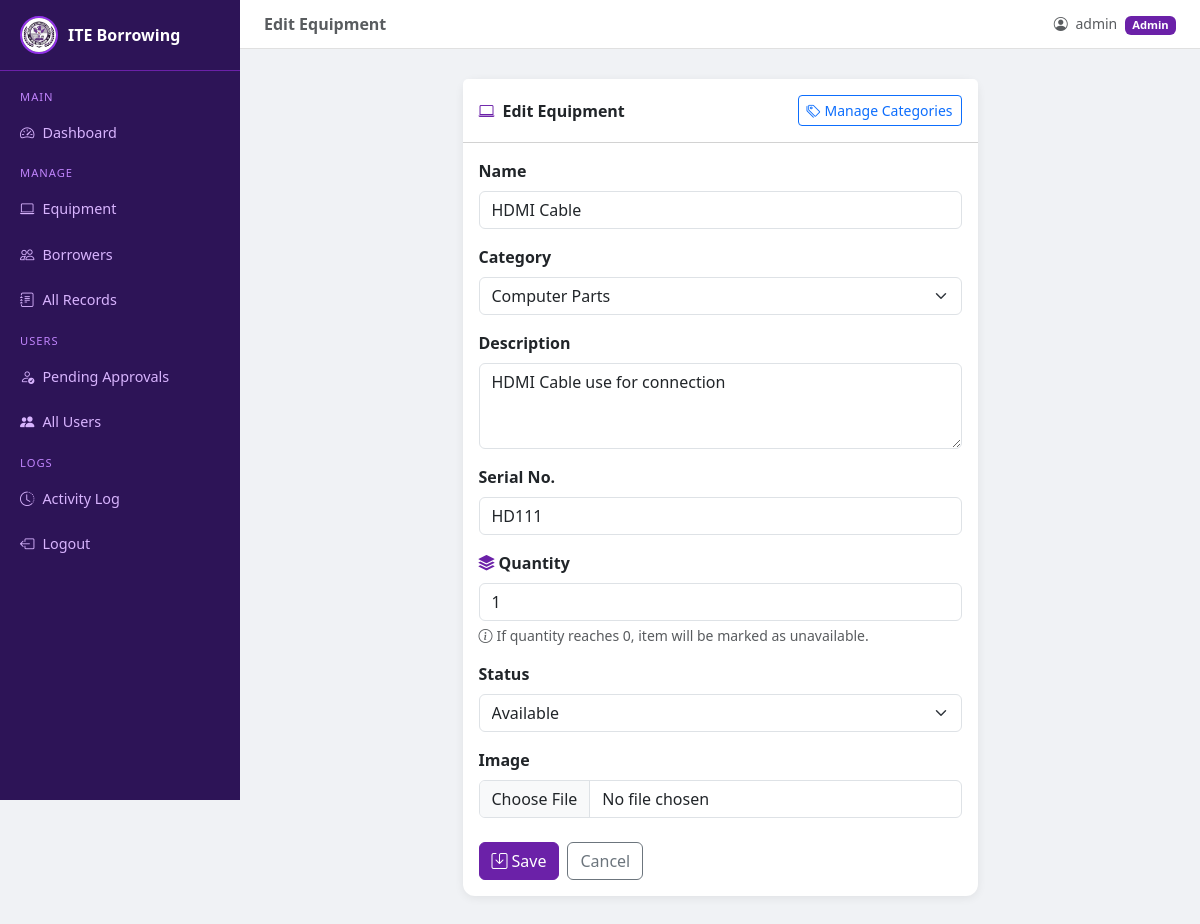
Screenshot of /system/equipment/2/edit/ (signed in) with the database file from the repository.
### borrowing/models.py (models this page shows, shortened)
class Equipment(models.Model):
    STATUS_CHOICES = [
        ('available',   'Available'),
        ('borrowed',    'Borrowed'),
        ('maintenance', 'Under Maintenance'),
    ]
    name        = models.CharField(max_length=100)
    category    = models.ForeignKey(Category, on_delete=models.SET_NULL, null=True, blank=True)
    description = models.TextField(blank=True)
    serial_no   = models.CharField(max_length=100, unique=True)
    quantity    = models.PositiveIntegerField(default=1)
    status      = models.CharField(max_length=20, choices=STATUS_CHOICES, default='available')
    image       = models.ImageField(upload_to='equipment/', blank=True, null=True)
    created_at  = models.DateTimeField(auto_now_add=True)
    class Meta:
        ordering = ['name']

### borrowing/views.py (the view, shortened to what this page needs)
# urls.py: path('equipment/<int:pk>/edit/',        views.equipment_edit,            name='equipment_edit'),
@login_required
def equipment_edit(request, pk):
    obj  = get_object_or_404(Equipment, pk=pk)
    form = EquipmentForm(request.POST or None, request.FILES or None, instance=obj)
    return render(request, 'borrowing/equipment_form.html', {'form': form, 'title': 'Edit Equipment'})

### borrowing/forms.py
class EquipmentForm(forms.ModelForm):
    class Meta:
        model   = Equipment
        fields  = ['name', 'category', 'description', 'serial_no', 'quantity', 'status', 'image']
        widgets = {
            'name'       : forms.TextInput(attrs={'class': 'form-control'}),
            'category'   : forms.Select(attrs={'class': 'form-select'}),
            'description': forms.Textarea(attrs={'class': 'form-control', 'rows': 3}),
            'serial_no'  : forms.TextInput(attrs={'class': 'form-control'}),
            'quantity'   : forms.NumberInput(attrs={'class': 'form-control', 'min': 0}),
            'status'     : forms.Select(attrs={'class': 'form-select'}),
            'image'      : forms.FileInput(attrs={'class': 'form-control'}),
        }

### borrowing/models.py (called while the page is built)
    def __str__(self):
        return self.name

### borrowing/templates/borrowing/equipment_form.html (shortened to what this page needs)
{% extends 'borrowing/base.html' %}
{% block page_title %}{{ title }}{% endblock %}
{% block content %}
<div class="row justify-content-center">
  <div class="col-md-7">
    <div class="card">
      <div class="card-header bg-white fw-bold py-3 d-flex justify-content-between align-items-center">
        <span><i class="bi bi-laptop me-2 text-primary"></i>{{ title }}</span>
        <a href="{% url 'category_list' %}" class="btn btn-sm btn-outline-primary"><i class="bi bi-tags me-1"></i>Manage Categories</a>
      </div>
      <div class="card-body">
        <form method="post" enctype="multipart/form-data">
          <div class="mb-3">
            <label class="form-label fw-semibold">Name</label>{{ form.name }}
          </div>
          <div class="mb-3">
            <label class="form-label fw-semibold">Category</label>{{ form.category }}
          </div>
          <div class="mb-3">
            <label class="form-label fw-semibold">Description</label>{{ form.description }}
          </div>
          <div class="mb-3">
            <label class="form-label fw-semibold">Serial No.</label>{{ form.serial_no }}
          </div>
          <div class="mb-3">
            <label class="form-label fw-semibold"><i class="bi bi-stack me-1 text-primary"></i>Quantity</label>
            {{ form.quantity }}
            <div class="text-muted small mt-1"><i class="bi bi-info-circle me-1"></i>If quantity reaches 0, item will be marked as unavailable.</div>
          </div>
          <div class="mb-3"><label class="form-label fw-semibold">Status</label>{{ form.status }}</div>
          <div class="mb-3"><label class="form-label fw-semibold">Image</label>{{ form.image }}</div>
          <div class="d-flex gap-2 mt-4">
            <button type="submit" class="btn btn-primary"><i class="bi bi-save me-1"></i>Save</button>
            <a href="{% url 'equipment_list' %}" class="btn btn-outline-secondary">Cancel</a>
          </div>
        </form>
      </div>
    </div>
  </div>
</div>
{% endblock %}

### borrowing/templates/borrowing/base.html (shortened to what this page needs)
{% load static %}
<!DOCTYPE html>
<html lang="en">
<head>
  <link href="https://cdn.jsdelivr.net/npm/bootstrap@5.3.0/dist/css/bootstrap.min.css" rel="stylesheet">
  <link href="https://cdn.jsdelivr.net/npm/bootstrap-icons@1.10.5/font/bootstrap-icons.css" rel="stylesheet">
</head>
<body>
<div class="sidebar" id="sidebar">
  <div class="brand">
    <img src="{% static 'img/logo.jpg' %}" alt="ITE Logo"
      style="width:38px;height:38px;border-radius:50%;object-fit:cover;border:2px solid #9333ea;">
    ITE Borrowing
  </div>
  <nav class="mt-2">
    {% if request.user.is_superuser %}
    <div class="nav-label">Main</div>
    <a href="{% url 'dashboard' %}" onclick="closeSidebar()"><i class="bi bi-speedometer2 me-2"></i>Dashboard</a>
    <div class="nav-label">Manage</div>
    <a href="{% url 'equipment_list' %}" onclick="closeSidebar()"><i class="bi bi-laptop me-2"></i>Equipment</a>
    <a href="{% url 'borrower_list' %}" onclick="closeSidebar()"><i class="bi bi-people me-2"></i>Borrowers</a>
    <a href="{% url 'borrow_records' %}" onclick="closeSidebar()"><i class="bi bi-journal-text me-2"></i>All Records</a>
    <div class="nav-label">Users</div>
    <a href="{% url 'pending_users' %}" onclick="closeSidebar()"><i class="bi bi-person-check me-2"></i>Pending Approvals</a>
    <a href="{% url 'user_list' %}" onclick="closeSidebar()"><i class="bi bi-people-fill me-2"></i>All Users</a>
    <div class="nav-label">Logs</div>
    <a href="{% url 'activity_log' %}" onclick="closeSidebar()"><i class="bi bi-clock-history me-2"></i>Activity Log</a>
    {% endif %}
    <a href="{% url 'logout' %}" class="logout-btn">
      <i class="bi bi-box-arrow-left me-2"></i>Logout
    </a>
  </nav>
</div>
<div class="main-content">
  <div class="topbar">
    <div class="d-flex align-items-center gap-3">
      <span class="fw-semibold text-muted">{% block page_title %}{% endblock %}</span>
    </div>
    <span class="text-muted small">
      <i class="bi bi-person-circle me-1"></i>
      <span class="d-none d-md-inline">{{ request.user.username }}</span>
      {% if request.user.is_superuser %}
        <span class="badge ms-1" style="background:#6b21a8;font-size:0.7rem;">Admin</span>
      {% else %}
        <span class="badge ms-1" style="background:#2e7d32;font-size:0.7rem;">User</span>
      {% endif %}
    </span>
  </div>
  {% block content %}{% endblock %}
</div>
</body>
</html>

### borrowing/templates/borrowing/base.html (style rules this page uses)
:root { --bs-primary: #6b21a8; --bs-primary-rgb: 107, 33, 168; }
body { background: #f0f2f5; font-family: 'Segoe UI', sans-serif; }
.text-primary { color: #6b21a8 !important; }
.btn-primary { background: #6b21a8; border-color: #6b21a8; }
.sidebar { min-height: 100vh; background: #2d1457; width: 240px; position: fixed; top: 0; left: 0; z-index: 100; transition: transform 0.3s ease; }
.sidebar .brand { padding: 16px 20px; font-size: 1rem; font-weight: 700; color: #fff; border-bottom: 1px solid #6b21a8; display: flex; align-items: center; gap: 10px; }
.sidebar a { color: #d8b4fe; text-decoration: none; display: block; padding: 12px 20px; font-size: 0.9rem; }
.sidebar .nav-label { padding: 10px 20px 4px; font-size: 0.7rem; text-transform: uppercase; color: #c084fc; letter-spacing: 1px; }
.main-content { margin-left: 240px; padding: 30px; }
.topbar { background: #fff; padding: 12px 24px; margin: -30px -30px 30px; border-bottom: 1px solid #e0e0e0; display: flex; justify-content: space-between; align-items: center; }
.card { border: none; box-shadow: 0 2px 10px rgba(0,0,0,0.07); border-radius: 12px; }
.logout-btn { background: none; border: none; color: #d8b4fe; padding: 12px 20px; font-size: 0.9rem; width: 100%; text-align: left; cursor: pointer; display: block; text-decoration: none; }

### rows the page displays
Equipment: name "HDMI Cable", category "Computer Parts", description "HDMI Cable use for connection", serial_no "HD111", quantity "1", status "Available"

### other values shown
{{ title }} "Edit Equipment"
{{ request.user.username }} "admin"
